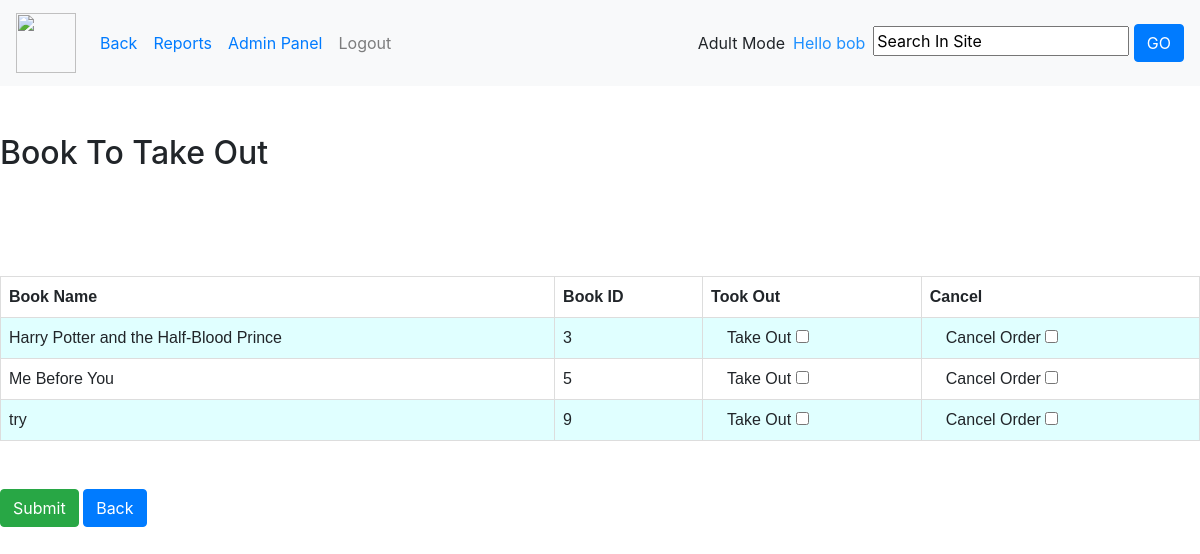
/Me/getout/ (signed in), run on an earlier commit of the app's database.
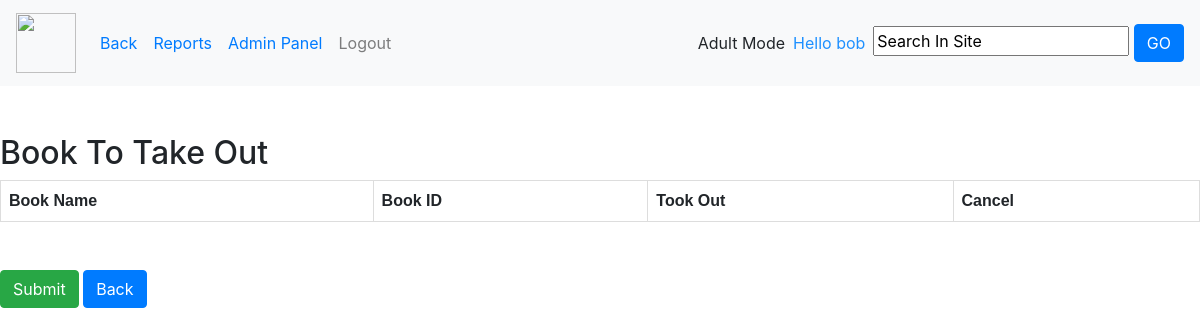
And on a later commit of the database.
### book_catalog/models.py (models this page shows, shortened)
class Book (models.Model):
    name = models.CharField(max_length=50)
    author_name = models.CharField(max_length=50)
    summary = models.TextField(max_length=500)
    image = models.ImageField(upload_to='book_catalog/images', default='book_catalog/images/defult.png')
    available = models.BooleanField(default=True)
    librarian_favourite = models.BooleanField(default=False)
    study_book = models.BooleanField(default=False)
    key_words =models.CharField(max_length=100)
    reader_name = models.CharField(max_length=50, blank=True)
    GENRE_CHOICES = (
        ('Drama','Drama'),('Roman','Roman'),
        ('Fantasy','Fantasy'),('Mystery','Mystery'),
        ('Poetry','Poetry'),('Short story','Short story'),
        ('Thriller','Thriller'),('Science fiction','Science fiction'),
        ('Horror', 'Horror'),('Fairytale','Fairytale'),
        ('Comic book', 'Comic book'), ('Adventure', 'Adventure'),
        ('Food', 'Food'),('Study Book', 'Study Book')
        )
    adult_only = models.BooleanField(default=False)
    kids = models.BooleanField(default=False)
    genre = models.CharField(default=True,max_length=100, choices=GENRE_CHOICES)
    posses = models.BooleanField(default=False)
    takenout = models.BooleanField(default=False)
    returned = models.BooleanField(default=True)
    Is_Damaged=models.BooleanField(default=False)
    Damage_Description=models.TextField(max_length=200,default=None,blank=True,null=True)
    Grade_CHOICES = (
        (1, 1), (2, 2),(3, 3),(4, 4),(5, 5),(6, 6),(7, 7),(8, 8),(9, 9),(10, 10),(11, 11),(12, 12)
    )
    Grade = models.IntegerField(default=None, max_length=100, choices=Grade_CHOICES,null=True,blank=True)
    Take_Date=models.DateField(default=None,null=True,blank=True)

### mepage/views.py (the view, shortened to what this page needs)
# urls.py: path('getout/',views.getout,name="getout"),
def getout(request):
    books = Book.objects.filter(posses=True,takenout=False)
    books = list(filter(lambda x:not x.takenout,books))
    return render(request, 'mepage/admin/getout.html',{'books':books})

### book_catalog/templates/mepage/admin/getout.html (shortened to what this page needs)
{% extends "mepage/admin/styleadmin.html" %}
{% block content %}
    <br>
    <br>
<!DOCTYPE html>
<html>
<head>
</head>
<body>
<h2>Book To Take Out</h2>
<table>
  <tr>
    <th>Book Name</th>
    <th>Book ID</th>
    <th>Took Out</th>
    <th>Cancel</th>
  </tr>
  <tr>
      {% if books|length == 0 %}
        <h1> </h1>
    {% else %}
    <form method="POST" >
    {% for book in books %}
    <td>{{ book.name }}</td>
    <td>{{  book.id  }}</td>
    <td> &emsp;Take Out  <input type="checkbox" name="book.id" value="{{ book.id }}"></td>
    <td> &emsp;Cancel Order  <input type="checkbox" name="cancelbook.id" value="{{ book.id }}"></td>
  <tr>
         <br>
    {% endfor %}
    {% endif %}
          </tr>
</table>
    <br><br>
    <input type="submit" class="btn btn-success" value="Submit"></form>
<a href={% url 'meadminpage' %}><button class="btn btn-primary">Back</button></a>
{% endblock %}

What changed in the data, as far as the page shows it:
no longer on this page (row edited): Book: name "Harry Potter and the Half-Blood Prince", id "3"
no longer on this page (row edited): Book: name "Me Before You", id "5"
no longer on this page (row edited): Book: name "try", id "9"
